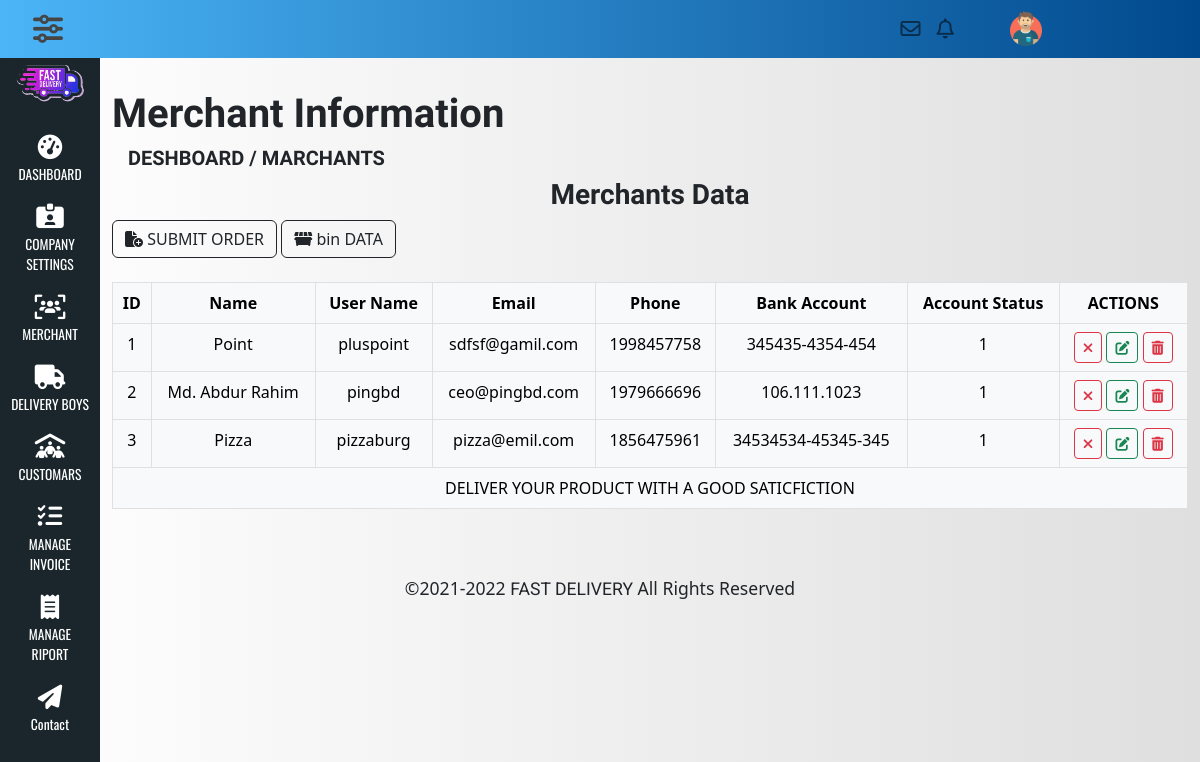
/admin/merchant_info.php (signed in), run on the app's committed database.
### tables this page shows
CREATE TABLE `marchant_info` (
  `marchant_id` int(11) NOT NULL,
  `marchant_name` varchar(100) NOT NULL,
  `user_name` varchar(100) NOT NULL,
  `password` varchar(150) NOT NULL,
  `email` varchar(100) NOT NULL,
  `phone` int(15) NOT NULL,
  `marchant_bank_account` varchar(100) NOT NULL,
  `status` int(1) NOT NULL DEFAULT '0' COMMENT '0=Nothing, 1=LegalMerchant '
);

### admin/merchant_info.php (the view, shortened to what this page needs)
<?php require_once "../header.php";
        require_once "../connection.php";
?>
<div class="col-md-11 main-content">
    <div class="row">
        <div class="col-md-12">
            <div class="deshheader">
                <h1>Merchant Information</h1>
                <h5 class="ms-3">DESHBOARD / MARCHANTS</h5>
            </div>
        </div>
    </div>
        <div class="row ">
            <div class="col-md-12 g-0">
                <h3 class="text-center">Merchants Data</h3>
            </div>
        </div>
        <div class="row">
            <div class="col-md-12">
                <a href="#" class="btn btn-outline-dark"><i class="fa-solid fa-file-circle-plus"></i> SUBMIT ORDER</a>
                <a href="#" class="btn btn-outline-dark"><i class="fa-solid fa-dumpster"></i> bin DATA</a>
                <div class="table-responsive">
                <table class="table table-light table-hover text-center table-bordered mt-4">
                    <thead>
                        <tr>
                            <th>ID</th>
                            <th>Name</th>
                            <th>User Name</th>
                            <th>Email</th>
                            <th>Phone</th>
                            <th>Bank Account</th>
                            <th>Account Status</th>
                            <th colspan="2">ACTIONS</th>
                        </tr>
                    </thead>
                    <tbody>
                         <?php
                                $x=1;
                                $sql="SELECT * FROM `marchant_info`";
                                $query= mysqli_query($link, $sql);
                                while($row=mysqli_fetch_array($query)){
                                ?>
                        <tr>
                            <td><?=$x++; ?></td>
                            <td><?=$row['marchant_name']?></td>
                            <td><?=$row['user_name']?></td>
                            <td><?=$row['email']?></td>
                            <td><?=$row['phone']?></td>
                            <td><?=$row['marchant_bank_account']?></td>
                            <td><?=$row['status']?></td>
                            <td>
                                <?php
                                    if($row['status'] == 1){
                                        echo "<a type='submit' name='active' class='btn btn-outline-danger btn-sm' href='merchant_info.php?deactive={$row['0']}'><i class='fa-solid fa-xmark'></i></a>";
                                    } else {
                                        echo "<a type='submit' name='deactive' class='btn btn-outline-success btn-sm' href='merchant_info.php?active={$row['0']}'><i class='fa-solid fa-check'></i></a>";
                                    }
                                ?>
                                <a class="btn btn-outline-success btn-sm" href="merchant_edit.php?edit=<?php echo $row['0']?>"><i class="fa-solid fa-pen-to-square"></i></a>
                                <a class="btn btn-outline-danger btn-sm" href="merchant_info.php?deleteid=<?php echo $row['0']?>"><i class="fa-solid fa-trash-can"></i></a>
                            </td>
                        </tr>
                        <?php
                            }
                        ?>
                    </tbody>
                    <tfoot>
                        <tr>
                            <td colspan="8">DELIVER YOUR PRODUCT WITH A GOOD SATICFICTION</td>
                        </tr>
                    </tfoot>
                </table>
            </div>
        </div>
    </div>
</div>
<?php require_once "../footer.php"; ?>

### css/style.css (style rules this page uses)
* { margin: 0; padding: 0; }
body { background-image: linear-gradient(to right, #ffffff, #dfdfdf); }
h1, h2, h3, h4, h5, h6 { font-family: 'Tiro Devanagari Sanskrit', serif; font-weight: bold; }
a, a:hover, a:focus { font-family: 'Roboto', sans-serif; color: inherit; text-decoration: none; transition: all 0.3s; }
i, span { display: inline-block; }
.main-content { margin-top: 90px; margin-bottom: 50px; }

### data on the page
marchant_info: marchant_name "Point", user_name "pluspoint", email "sdfsf@gamil.com", phone "1998457758", marchant_bank_account "345435-4354-454", status "1"
marchant_info: marchant_name "Md. Abdur Rahim", user_name "pingbd", email "ceo@pingbd.com", phone "1979666696", marchant_bank_account "106.111.1023", status "1"
marchant_info: marchant_name "Pizza", user_name "pizzaburg", email "pizza@emil.com", phone "1856475961", marchant_bank_account "34534534-45345-345", status "1"
